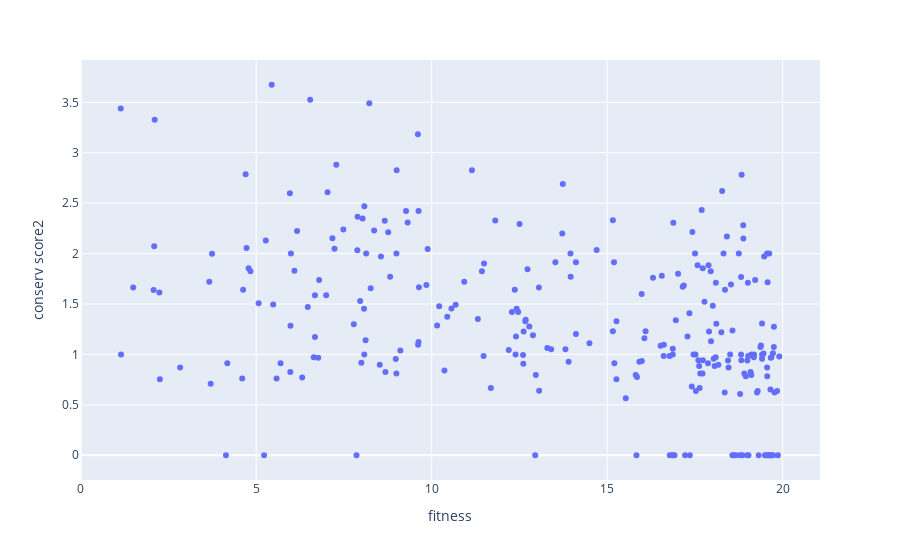

Notebook cell for this chart:
### Code cell
fig = px.scatter(per_res_df, x="fitness", y="conserv score2")
fig.show()

### Figure 1 — Plotly figure (JSON) as saved in the notebook; plotly's stock layout.template omitted (floating-point values rounded to 4 significant figures; data arrays with more than 128 entries replaced by an {"elided": "..."} marker saying what was removed)
{"data": [{"hovertemplate": "fitness=%{x}<br>conserv score2=%{y}<extra></extra>", "legendgroup": "", "marker": {"color": "#636efa", "symbol": "circle"}, "mode": "markers", "name": "", "orientation": "v", "showlegend": false, "type": "scatter", "x": {"elided": "263 float values"}, "xaxis": "x", "y": {"elided": "263 float values"}, "yaxis": "y"}], "layout": {"legend": {"tracegroupgap": 0}, "margin": {"t": 60}, "xaxis": {"anchor": "y", "domain": [0, 1], "title": {"text": "fitness"}}, "yaxis": {"anchor": "x", "domain": [0, 1], "title": {"text": "conserv score2"}}}}
